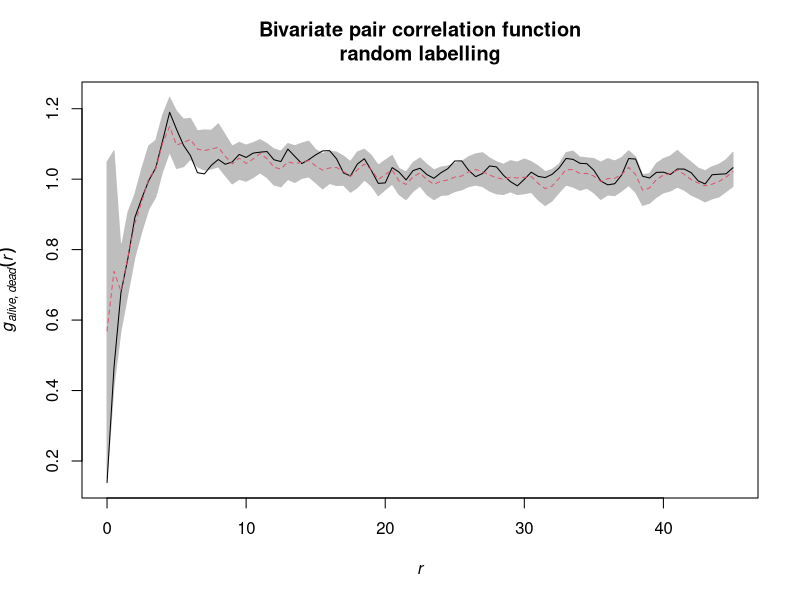
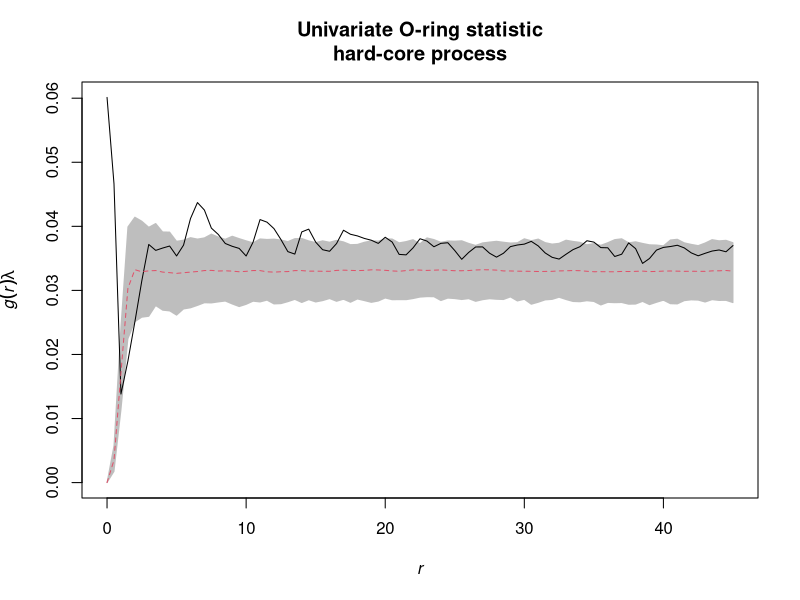
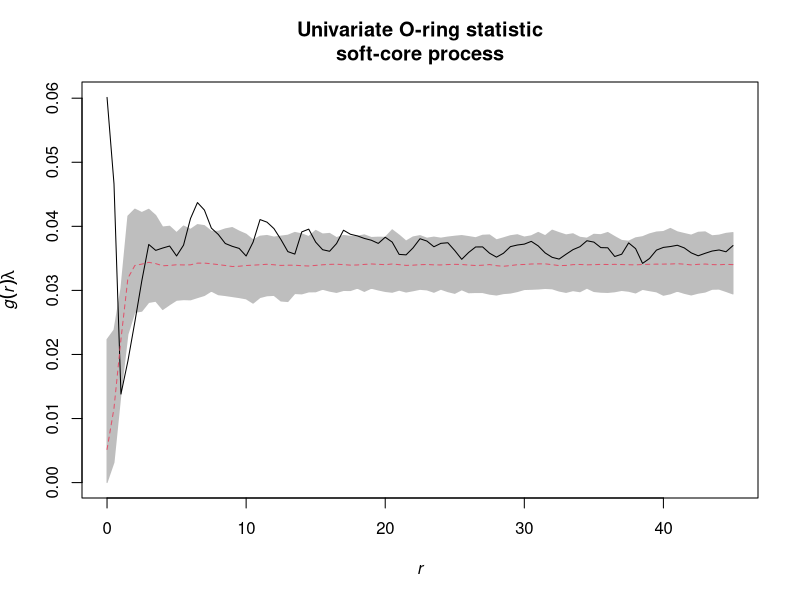
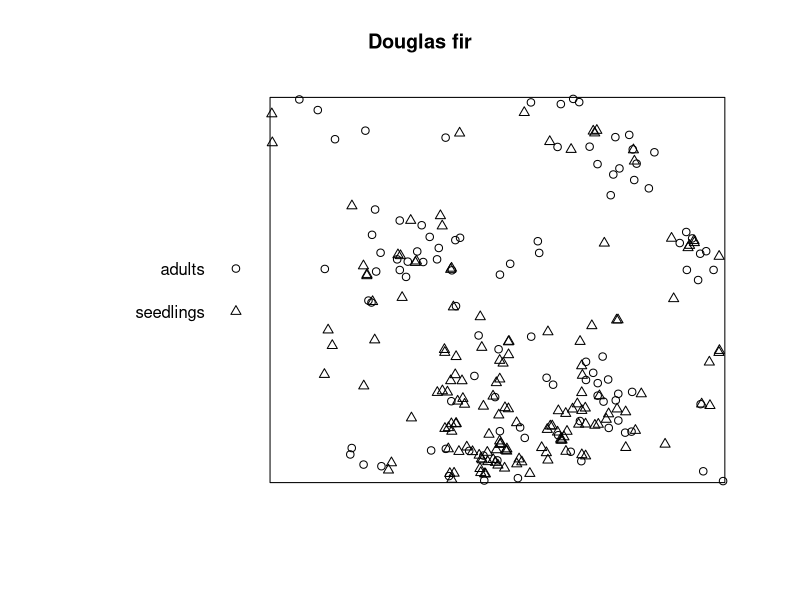
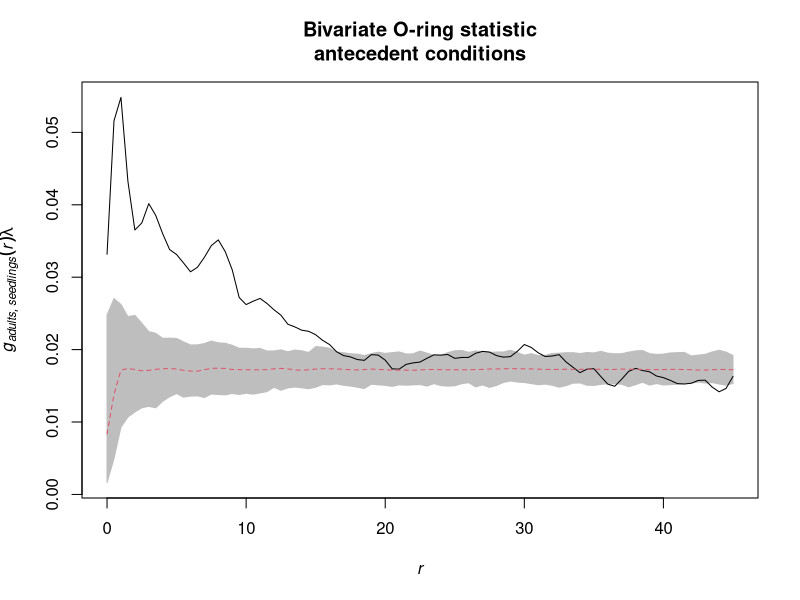
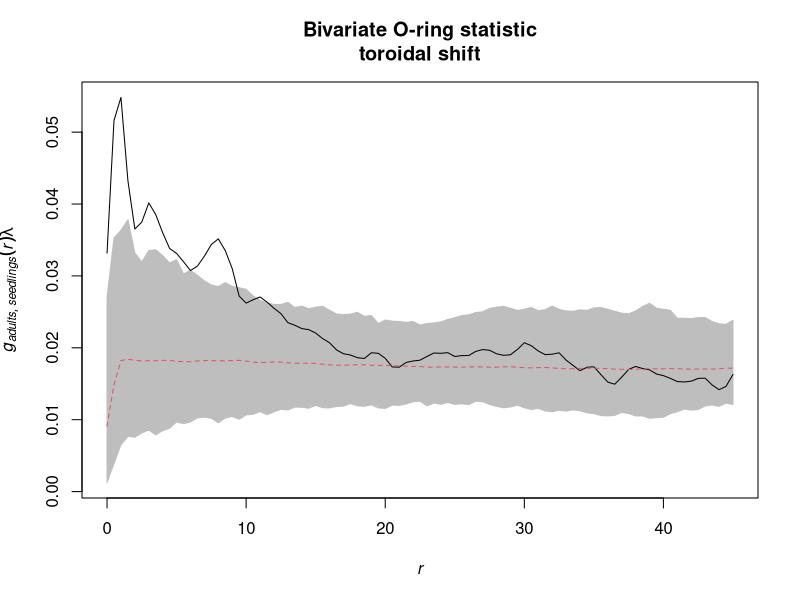

Recreate these plots in R, in order.
## ---- chunk 1
  library(spatstat)
  library(tidyverse)
## ---- chunk 2
  setwd('C:/Users/Maximilian/ownCloud/03_Lehre/Spatial_Statistics/Practicals/Spatial_statistics_R')
  douglas_fir <- read_delim(file = 'DouglasFir_LiveDead_OGN.txt', delim = ';')
  
  douglas_fir <- mutate(douglas_fir,
                        mark = case_when(mark == 1 ~ 'alive',
                                         mark == 2 ~ 'dead'),
                        mark = as.factor(mark))
  
  plot_area <- ripras(x = douglas_fir$x, y = douglas_fir$y, shape = 'rectangle')
  douglas_fir_ppp <- as.ppp(X = douglas_fir, W = plot_area)
## ---- chunk 3
  Oest <- function(input, correction = 'Ripley', r = NULL, ...){
    p_fct <- pcf(input, correction = correction, r = r, divisor = 'd')
    lambda <- intensity(unmark(input))
    eval.fv(p_fct*lambda)
  }
## ---- chunk 4
  simulaion_envelope_random_labeling <- envelope(douglas_fir_ppp, fun = pcfcross, i = 'alive', j = 'dead', 
                                                 r = seq(from = 0, to = 45, by = 0.5),
                                                 divisor = 'd', nsim = 199, nrank = 5,
                                                 simulate = expression(rlabel(douglas_fir_ppp)))
## ---- chunk 5
  plot(simulaion_envelope_random_labeling, xlim = c(0,45), 
       main = 'Bivariate pair correlation function\nrandom labelling', legend = FALSE)
## ---- chunk 6
  alive <- subset.ppp(douglas_fir_ppp, marks == 'alive', drop = T)
  
  simulated_patterns_hardcore <-rStrauss(beta = intensity(alive),
                                         R = 1, gamma = 0, 
                                         nsim = 199, W = alive$window)
## ---- chunk 7
  envelope_hardcore <- envelope(Y = alive, fun = Oest, 
                                r = seq(from = 0, to = 45, by = 0.5),
                                nsim = 199, nrank = 5,
                                simulate = simulated_patterns_hardcore)
## ---- chunk 8
  simulated_patterns_softcore <- rStrauss(beta = intensity(alive),
                                          R = 1, gamma = 0.3, 
                                          nsim = 199, W = alive$window)

  envelope_softcore <- envelope(alive, fun = Oest,
                                r = seq(from = 0, to = 45, by = 0.5),
                                nsim = 199, nrank = 5,
                                simulate = simulated_patterns_softcore)
## ---- chunk 9
  # par(mfrow=c(1,2))
  plot(envelope_hardcore, xlim=c(0,45), 
       main = 'Univariate O-ring statistic\nhard-core process', legend = FALSE)
      
  plot(envelope_softcore,xlim=c(0,45), 
       main = 'Univariate O-ring statistic\nsoft-core process', legend = FALSE)
  # par(mfrow=c(1,1))
## ---- chunk 10
  setwd('C:/Users/Maximilian/ownCloud/03_Lehre/Spatial_Statistics/Practicals/Spatial_statistics_R')
  douglas_fir <- read_delim(file = 'DouglasFir_Adult_vs_Seedling_OGN.txt', delim = ';')
  
  douglas_fir <- mutate(douglas_fir,
                        mark = case_when(mark == 1 ~ 'adults',
                                         mark == 2 ~ 'seedlings'),
                        mark = as.factor(mark))
  
  plot_area <- ripras(x = douglas_fir$x, y = douglas_fir$y, shape = 'rectangle')
  douglas_fir_ppp <- as.ppp(X = douglas_fir, W = plot_area)
## ---- chunk 11
  plot(douglas_fir_ppp, main = 'Douglas fir')
## ---- chunk 12
Oestcross <- function(input,i,j, correction = 'Ripley', r = NULL, ......){
  gij <- pcfcross(input, 
                  i = i, j = j, r = r,
                  correction = correction, divisor = 'd')
  lambda <- intensity(input)[j]
  eval.fv(gij * lambda)
}
## ---- chunk 13
null_model_pattern <- list()

for(i in 1:199){
  seedlings <- subset.ppp(douglas_fir_ppp, marks == 'seedlings', drop = TRUE)
  adults <- subset(douglas_fir_ppp, marks == 'adults', drop = TRUE)
  
  random_seedlings <- rpoint(n = seedlings$n,
                             win = seedlings$window)
  
  overall_pattern <-  superimpose(adults = unmark(adults),
                                  seedlings = random_seedlings)
  
  null_model_pattern[i] <- list(overall_pattern )
}
## ---- chunk 14
  antecedent_conditions <- envelope(douglas_fir_ppp, fun = Oestcross, 
                                    i = 'adults', j = 'seedlings',
                                    r = seq(from = 0, to = 45, by = 0.5),
                                    nsim = 199,  nrank = 5,
                                    simulate = null_model_pattern)
## ---- chunk 15
  plot(antecedent_conditions, xlim = c(0, 45),
       main = 'Bivariate O-ring statistic\nantecedent conditions', legend = FALSE)
## ---- chunk 16
  trdl.shft <- envelope(douglas_fir_ppp, fun = Oestcross, 
                        i = 'adults', j = 'seedlings',
                        r = seq(from = 0, to = 45, by = 0.5),
                        nsim = 199, nrank = 5,
                        simulate = expression(rshift(douglas_fir_ppp, which = 'seedlings', edge='torus')))
## ---- chunk 17
  plot(trdl.shft, xlim = c(0, 45), 
       main = 'Bivariate O-ring statistic\ntoroidal shift',  legend = FALSE)
